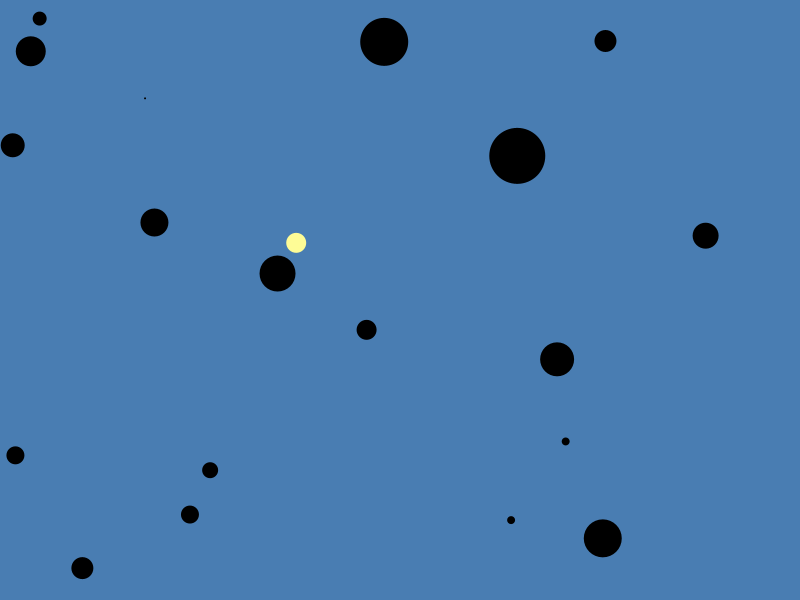
Frame 1 (no input)
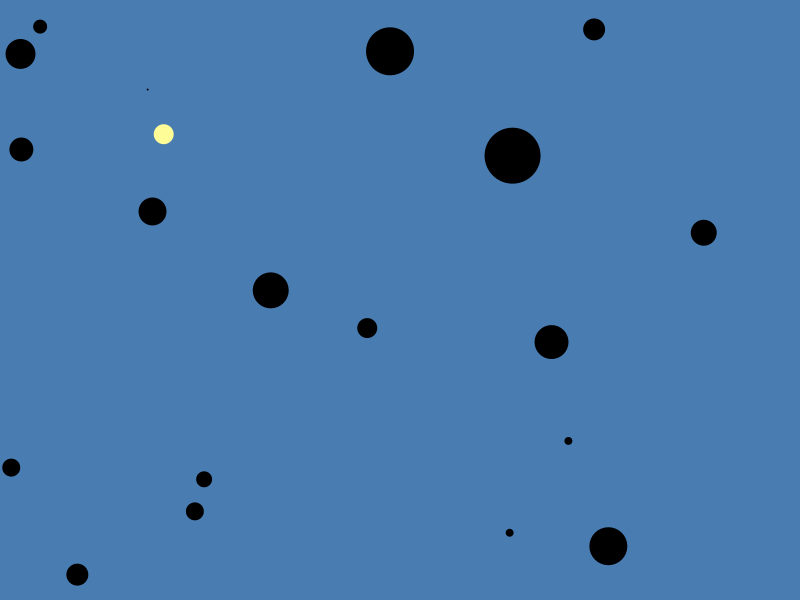
Frame 60 (the mouse pressed at the canvas centre just before this capture)
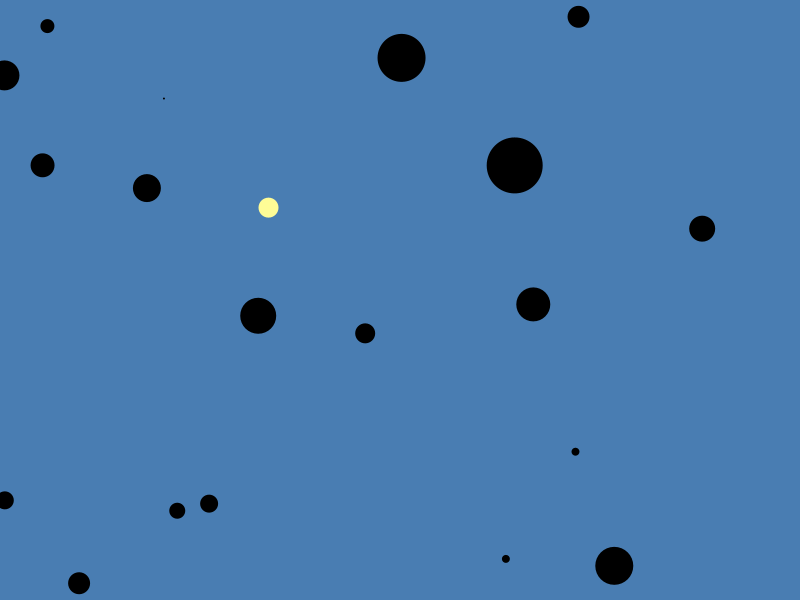
Frame 120 (the mouse held since frame 60 and released just before this capture)

The Processing sketch that drew these frames (run headless with seeded random() and noise(); from frame 60 on, the mouse is pressed at the canvas centre):

// Processing sketch: BigEatSmall
// ── BigEatSmall.pde
float x;
float y;
float easing = 0.01;
int r = 10;
int gameCase = 1;
float[] bugx = new float [20];
float[] bugy = new float [20];
int[] bugr = new int [20];
float[] speedx = new float [20];
float[] speedy = new float [20];
float a = 0.05;

void setup() {
size (800, 600);
smooth();
ellipseMode (CENTER); 
for (int i=0; i<20; i++) {
bugx[i] = random (0, width);
bugy[i] = random (0, height);
bugr[i] = int (random (0, 30));
}
x = random (0, width);
y = random (0, height);
}

void draw() {
background (73, 125, 178); 
noStroke();
fill (0);
for (int i=0; i<20; i++) {
ellipse (bugx[i], bugy[i], bugr[i]*2, bugr[i]*2);
}
fill (254, 252, 150);
ellipse (x, y, r*2, r*2); 
for (int i=0; i<20; i++) {
float z=(bugx[i]-x)*(bugx[i]-x)+(bugy[i]-y)*(bugy[i]-y)-(bugr[i]+r)*(bugr[i]+r);
if (z<0 && bugr[i]>r) {
gameCase = 0;
}
} 
if (gameCase == 0) {
gameover();
} else {
float targetX = mouseX;
float targetY = mouseY;
x += (targetX - x) * easing;
y += (targetY - y) * easing;
for (int i=0; i<20; i++) {
move (i);
}
} 
for (int i=0; i<20; i++) {
if ((bugx[i]-x)*(bugx[i]-x)+(bugy[i]-y)*(bugy[i]-y)-(bugr[i]+r)*(bugr[i]+r)<0 && bugr[i]<r) {
r = int (sqrt (r*r + bugr[i]*bugr[i]));
bugr[i] = 0;
}
} 
int sum = 100;
for (int i=0; i<20; i++) {
sum += bugr[i];
}
if (sum == 100) {
win();
}
} 
void move(int i) {
speedx[i] += random (-a, a);
speedy[i] += random (-a, a);
bugx[i] += speedx[i];
bugy[i] += speedy[i];
if (bugx[i]<-10) {
bugx[i] += width;
}
if (bugx[i] > width+10) {
bugx[i] -= width;
}
if (bugy[i] < -10) {
bugy[i] += height;
}
if (bugy[i] > height+10) {
bugy[i] -= height;
}
}
void gameover() {
fill (240, 40, 40);
textSize (65);
textAlign(CENTER);
text ("Game Over", width/2, height/2);
}
void win() {
fill (255);
textSize (65);
textAlign(CENTER);
text ("Congratulation!", width/2, height/2);
textSize (30);
text ("Bacterial Cleared!", width/2, height/2+50);
}
